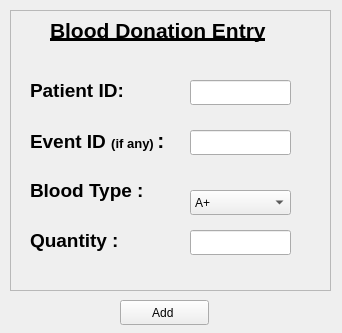
<?xml version="1.0" encoding="UTF-8"?>
<ui version="4.0">
 <class>bloodDonation</class>
 <widget class="QWidget" name="bloodDonation">
  <property name="windowModality">
   <enum>Qt::ApplicationModal</enum>
  </property>
  <property name="geometry">
   <rect>
    <x>0</x>
    <y>0</y>
    <width>342</width>
    <height>333</height>
   </rect>
  </property>
  <property name="windowTitle">
   <string>Blood Entry</string>
  </property>
  <widget class="QFrame" name="frame">
   <property name="geometry">
    <rect>
     <x>10</x>
     <y>10</y>
     <width>321</width>
     <height>281</height>
    </rect>
   </property>
   <property name="frameShape">
    <enum>QFrame::StyledPanel</enum>
   </property>
   <property name="frameShadow">
    <enum>QFrame::Raised</enum>
   </property>
   <widget class="QLabel" name="bloodDonationLabel">
    <property name="geometry">
     <rect>
      <x>40</x>
      <y>0</y>
      <width>251</width>
      <height>41</height>
     </rect>
    </property>
    <property name="styleSheet">
     <string notr="true">font-size:14pt;
font-weight: bold;</string>
    </property>
    <property name="text">
     <string>&lt;html&gt;&lt;head/&gt;&lt;body&gt;&lt;p&gt;&lt;span style=&quot; font-size:16pt; text-decoration: underline;&quot;&gt;Blood Donation Entry&lt;/span&gt;&lt;/p&gt;&lt;/body&gt;&lt;/html&gt;</string>
    </property>
   </widget>
   <widget class="QLabel" name="bloodTypeLabel">
    <property name="geometry">
     <rect>
      <x>20</x>
      <y>160</y>
      <width>151</width>
      <height>41</height>
     </rect>
    </property>
    <property name="styleSheet">
     <string notr="true">font-size:14pt;
font-weight: bold;</string>
    </property>
    <property name="text">
     <string>&lt;html&gt;&lt;head/&gt;&lt;body&gt;&lt;p&gt;Blood Type :&lt;/p&gt;&lt;/body&gt;&lt;/html&gt;</string>
    </property>
   </widget>
   <widget class="QLabel" name="quantityLabel">
    <property name="geometry">
     <rect>
      <x>20</x>
      <y>210</y>
      <width>151</width>
      <height>41</height>
     </rect>
    </property>
    <property name="styleSheet">
     <string notr="true">font-size:14pt;
font-weight: bold;</string>
    </property>
    <property name="text">
     <string>&lt;html&gt;&lt;head/&gt;&lt;body&gt;&lt;p&gt;Quantity :&lt;/p&gt;&lt;/body&gt;&lt;/html&gt;</string>
    </property>
   </widget>
   <widget class="QLineEdit" name="quantity">
    <property name="geometry">
     <rect>
      <x>180</x>
      <y>220</y>
      <width>101</width>
      <height>25</height>
     </rect>
    </property>
   </widget>
   <widget class="QComboBox" name="bloodTypeComboBox">
    <property name="geometry">
     <rect>
      <x>180</x>
      <y>180</y>
      <width>101</width>
      <height>25</height>
     </rect>
    </property>
    <item>
     <property name="text">
      <string>A+</string>
     </property>
    </item>
    <item>
     <property name="text">
      <string>A-</string>
     </property>
    </item>
    <item>
     <property name="text">
      <string>B+</string>
     </property>
    </item>
    <item>
     <property name="text">
      <string>B-</string>
     </property>
    </item>
    <item>
     <property name="text">
      <string>AB+</string>
     </property>
    </item>
    <item>
     <property name="text">
      <string>AB_</string>
     </property>
    </item>
    <item>
     <property name="text">
      <string>O+</string>
     </property>
    </item>
    <item>
     <property name="text">
      <string>O-</string>
     </property>
    </item>
   </widget>
   <widget class="QLabel" name="patientIDLabel">
    <property name="geometry">
     <rect>
      <x>20</x>
      <y>60</y>
      <width>151</width>
      <height>41</height>
     </rect>
    </property>
    <property name="styleSheet">
     <string notr="true">font-size:14pt;
font-weight: bold;</string>
    </property>
    <property name="text">
     <string>&lt;html&gt;&lt;head/&gt;&lt;body&gt;&lt;p&gt;Patient ID:&lt;/p&gt;&lt;/body&gt;&lt;/html&gt;</string>
    </property>
   </widget>
   <widget class="QLabel" name="eventIDLabel">
    <property name="geometry">
     <rect>
      <x>20</x>
      <y>110</y>
      <width>151</width>
      <height>41</height>
     </rect>
    </property>
    <property name="styleSheet">
     <string notr="true">font-size:14pt;
font-weight: bold;</string>
    </property>
    <property name="text">
     <string>&lt;html&gt;&lt;head/&gt;&lt;body&gt;&lt;p&gt;Event ID &lt;span style=&quot; font-size:10pt;&quot;&gt;(if any) &lt;/span&gt;&lt;span style=&quot; font-size:16pt;&quot;&gt;:&lt;/span&gt;&lt;/p&gt;&lt;/body&gt;&lt;/html&gt;</string>
    </property>
   </widget>
   <widget class="QLineEdit" name="patientID">
    <property name="geometry">
     <rect>
      <x>180</x>
      <y>70</y>
      <width>101</width>
      <height>25</height>
     </rect>
    </property>
   </widget>
   <widget class="QLineEdit" name="eventID">
    <property name="geometry">
     <rect>
      <x>180</x>
      <y>120</y>
      <width>101</width>
      <height>25</height>
     </rect>
    </property>
   </widget>
  </widget>
  <widget class="QPushButton" name="addButton">
   <property name="geometry">
    <rect>
     <x>120</x>
     <y>300</y>
     <width>89</width>
     <height>25</height>
    </rect>
   </property>
   <property name="text">
    <string>Add </string>
   </property>
  </widget>
 </widget>
 <resources/>
 <connections/>
</ui>
